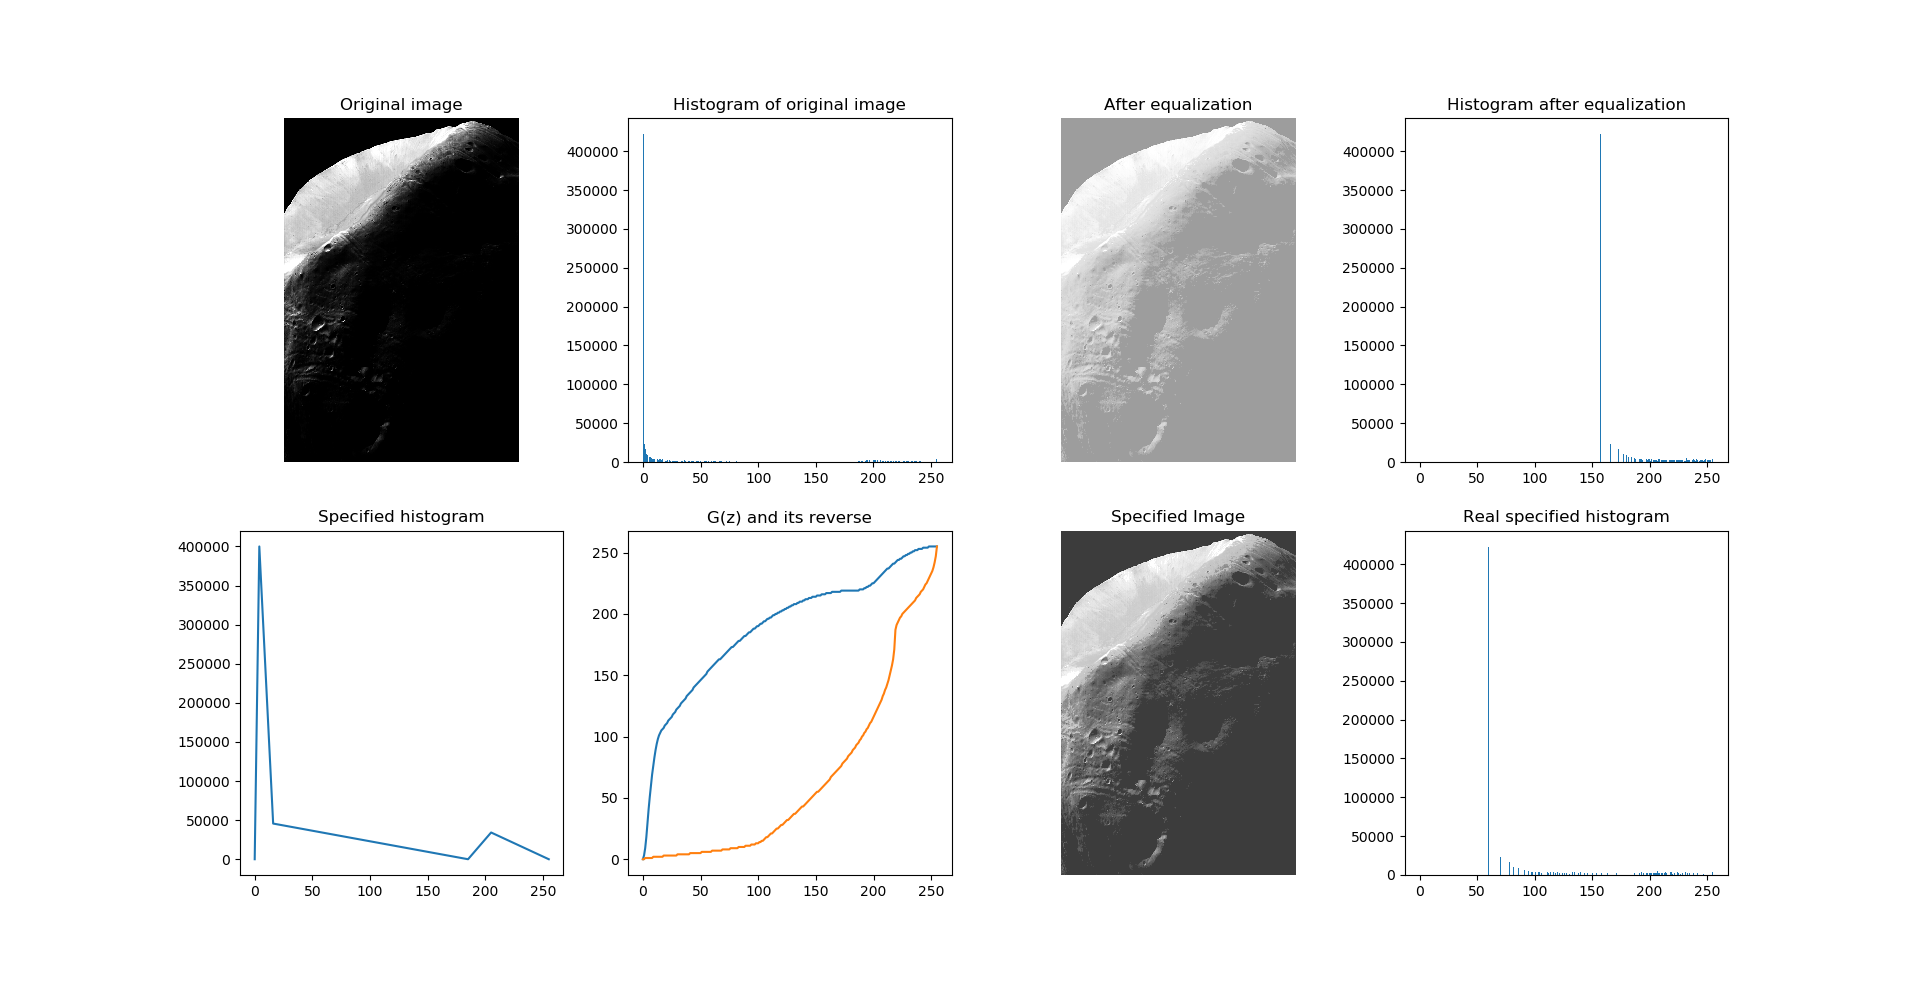

Python code for this plot:
import cv2
import numpy as np
import matplotlib.pyplot as plt

img = cv2.imread('Fig0323.tif')  # 月球表面图片
H = img.shape[0]
W = img.shape[1]

x = np.arange(256)  # 作为index使用
hr = np.zeros(256)  # 原始图片的灰度统计
pr = np.zeros(256)  # 原始图片的概率密度
rtos = np.zeros(256)  # r-s对应关系
hs = np.zeros(256)  # 直方图均衡之后的灰度值
thz = np.zeros(256)  # 目标直方图灰度值
tpz = np.zeros(256)  # 目标直方图的概率密度
rtoz = np.zeros(256)  # r-z的对应关系
Gz = np.zeros(256)  # G(z)的值
Zg = np.zeros(256)  # G(z)的反函数
hz = np.zeros(256)  # 实际得到的匹配图像的直方图

# 统计原始图片的直方图
for row in range(H):
    for col in range(W):
        hr[img[row, col]] += 1

# 直方图均衡
# 先计算概率密度
for i in range(256):
    pr[i] = hr[i] / (H * W)

for i in range(256):  # i=[0,255]
    temp = 0
    for j in range(i + 1):  # j=[0,i]
        temp += pr[j]
    rtos[i] = round(temp * 255)  # 四舍五入取整

hisImg = np.zeros((H, W, 3), np.uint8)  # 建立直方图均衡变换之后的图片
for row in range(H):
    for col in range(W):
        hisImg[row, col] = rtos[img[row, col]]

# 统计均衡后的图片的直方图
for row in range(H):
    for col in range(W):
        hs[hisImg[row, col]] += 1

# 使用类似于图3.25a的概率分布图（估计值）
# 对应的几个拐点
#   i    thz
#   0     0
#   4     400000
#   16    45600
#   185   0
#   205   34200
#   255   0
for i in range(256):
    if i < 5:
        thz[i] = i * 100000
    elif i < 17:
        thz[i] = 518133 - 29533 * i
    elif i < 186:
        thz[i] = 49950 - i * 270
    elif i < 206:
        thz[i] = 1710 * (i - 185)
    else:
        thz[i] = 684 * (255 - i)

# 统计目标直方图的概率分布
ztotal = np.sum(thz)
for i in range(256):
    tpz[i] = thz[i] / ztotal

# 计算G(z)的值，同样采用直方图均衡化方法
for i in range(256):  # i=[0,255]
    temp = 0
    for j in range(i + 1):  # j=[0,i]
        temp += tpz[j]
    Gz[i] = round(temp * 255)  # 四舍五入取整

# for i in range(256):
#    print(i, Gz[i])

# 因为给出的概率分布没有水平线，所以Gz是单调递增的（除了一个点x=185）
# 这里考虑没有单调增的情况，实现r->s->Gz->z的映射
# 求G(z)的反函数，这样求出来的反函数可能会有某个Zg[i]==0
for i in range(256):
    Zg[int(Gz[i])] = i

for i in range(1, 256):
    if Zg[i] == 0:
        for j in range(1, 256):  # 如果Zg[i]为0，则从左右开始搜索最接近i的非零值，设置为Zg[i]的值
            if i - j >= 0 and Zg[i - j] != 0:
                Zg[i] = Zg[i - j]
            elif i + j < 256 and Zg[i + j] != 0:
                Zg[i] = Zg[i + j]
            break

SpecifiedImg = np.zeros((H, W, 3), dtype=np.uint8)  # 建立规定直方图变换之后的图片

# 求出r->s->Gz->z的映射
for i in range(256):
    rtoz[i] = Zg[int(rtos[i])]

# 利用新的映射绘制新图
for row in range(H):
    for col in range(W):
        SpecifiedImg[row, col] = rtoz[img[row, col]]

# 统计真正匹配图像的直方图
for row in range(H):
    for col in range(W):
        hz[SpecifiedImg[row, col]] += 1

# print(hz)

# 原图
plt.subplot(2, 4, 1)
plt.axis('off')
plt.title('Original image')
plt.imshow(img)

# 原图的直方图
plt.subplot(2, 4, 2)
plt.bar(x, hr)
plt.title('Histogram of original image')

# 均衡后的图片
plt.subplot(2, 4, 3)
plt.axis('off')
plt.title('After equalization')
plt.imshow(hisImg)

# r->s的变化函数
# plt.subplot(3, 2, 4)
# plt.title('s=T(r)')
# plt.scatter(x, rtos)

# 均衡化后的直方图
plt.subplot(2, 4, 4)
plt.title('Histogram after equalization')
plt.bar(x, hs)

# 目标直方图
plt.subplot(2, 4, 5)
plt.title('Specified histogram')
plt.plot(x, thz)

# Gz和Zg
plt.subplot(2, 4, 6)
plt.title('G(z) and its reverse')
plt.plot(x, Gz, Zg)

# 新的图片
plt.subplot(2, 4, 7)
plt.axis('off')
plt.title('Specified Image')
plt.imshow(SpecifiedImg)

# 新的直方图
plt.subplot(2, 4, 8)
plt.title('Real specified histogram')
plt.bar(x, hz)

plt.show()
